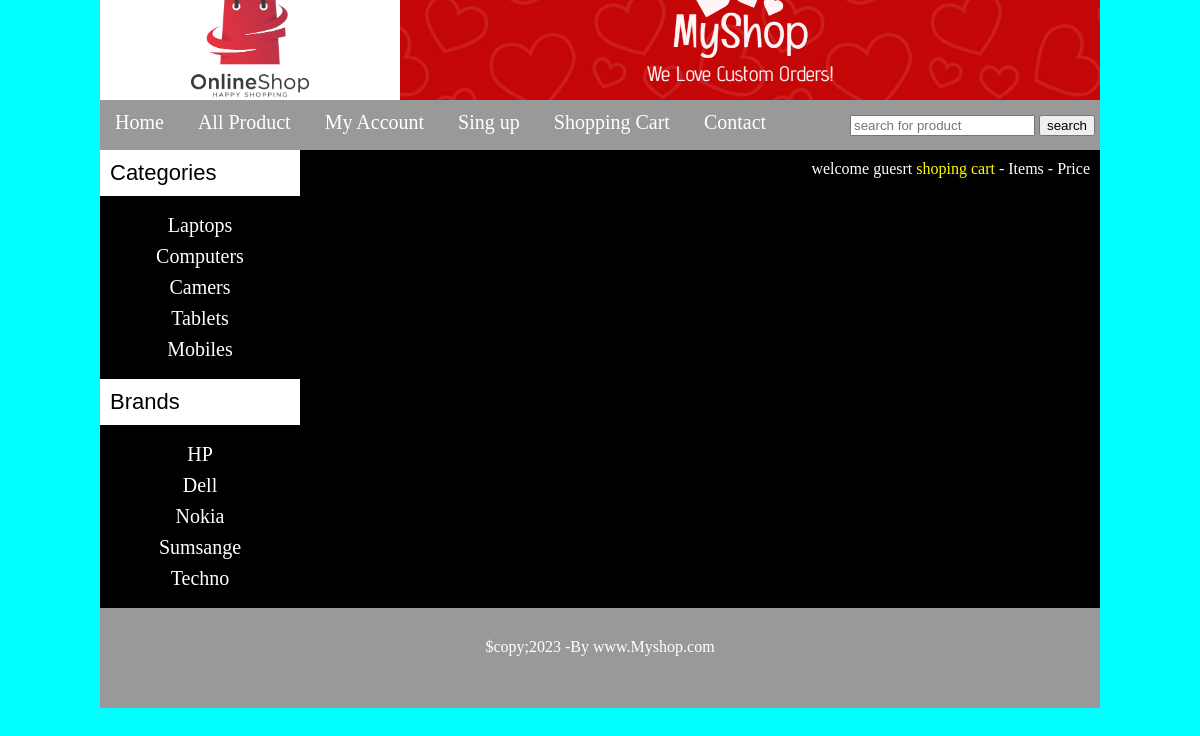
The app's page /all_product.php with its own data.
### tables this page shows
CREATE TABLE `categories` (
  `cat_id` int(10) NOT NULL,
  `cat_titel` text NOT NULL
);

CREATE TABLE `brands` (
  `brand_id` int(10) NOT NULL,
  `brand_titel` text NOT NULL
);

### functions/function.php (the view, shortened to what this page needs)
<?php
$db=mysqli_connect("localhost","root","","myshop");
function getcata()
{
    global $db;
$get_cata="SELECT * FROM `categories`";
$run_cata=mysqli_query($db,$get_cata);
while($row_cata=mysqli_fetch_array($run_cata)){
    $cat_id=$row_cata['cat_id'];
    $cata_titel=$row_cata['cat_titel'];
     echo"<li><a href='index.php?cat=$cat_id'>$cata_titel</a></li>";
}
}
function getbrand()
{
    global $db;
    $get_brand="SELECT * FROM `brands`";
$run_brand=mysqli_query($db,$get_brand);
while($row_brand=mysqli_fetch_array($run_brand)){
$brand_id=$row_brand['brand_id'];
    $brand_titel=$row_brand['brand_titel'];
     echo "<li><a href='index.php?brand=$brand_id'>$brand_titel</a></li>";
}
}
?>

### styles/style.css (style rules this page uses)
html, body, div, span, applet, object, iframe, h1, h2, h3, h4, h5, h6, p, blockquote, pre, a, abbr, acronym, address, big, cite, code, del, dfn, em, img, ins, kbd, q, s, samp, small, strike, strong, sub, sup, tt, var, b, u, i, center, dl, dt, dd, ol, ul, li, fieldset, form, label, legend, table, caption, tbody, tfoot, thead, tr, th, td, article, aside, canvas, details, embed, figure, figcaption, footer, header, hgroup, menu, nav, output, ruby, section, summary, time, mark, audio, video { margin: 0; padding: 0; border: 0; font-size: 100%; font: inherit; vertical-align: baseline; }
body { background-color: cyan; }
#cata li { list-style: none; margin: 8px; }
#cata a { color: #fff; text-decoration: none; font-size: 20px; margin: 5px; }

### records on screen
categories: cat_titel "Laptops"
categories: cat_titel "Computers"
categories: cat_titel "Camers"
categories: cat_titel "Tablets"
categories: cat_titel "Mobiles"
brands: brand_titel "HP"
brands: brand_titel "Dell"
brands: brand_titel "Nokia"
brands: brand_titel "Sumsange"
brands: brand_titel "Techno"
